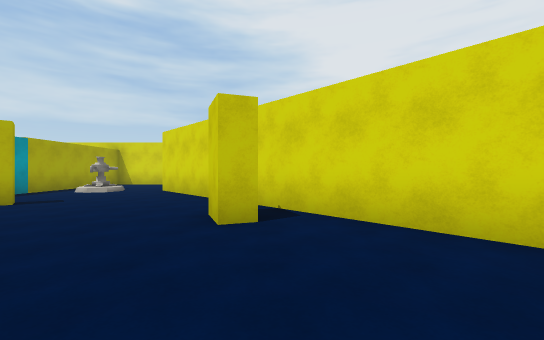
view 1 (above)

14 first-person views from a walk through a scene from a Unity 3-D project. The camera is 1.3 m above the floor, looks level and sees 90° across. The floor is counted in squares, 2 m on a side. Each view is taken from the middle of a square. On the plan, view 1 faces up. The plan holds only what a view shows up to about 9 squares ahead; the rest is blank. The place goes on beyond the plan. The player is left out. Some surface patterns are stand-ins.

view 2
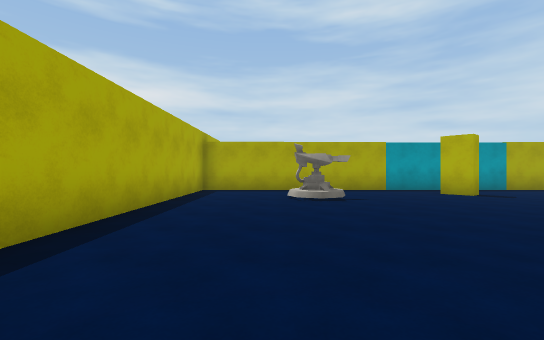

view 3
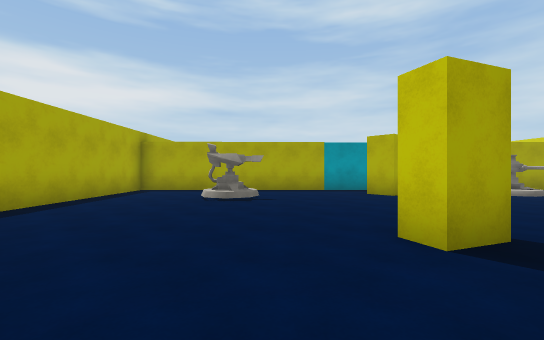

view 4
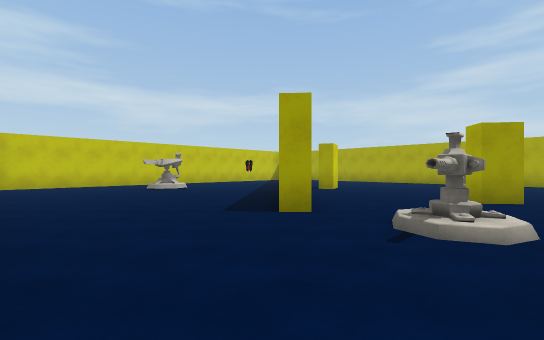

view 5
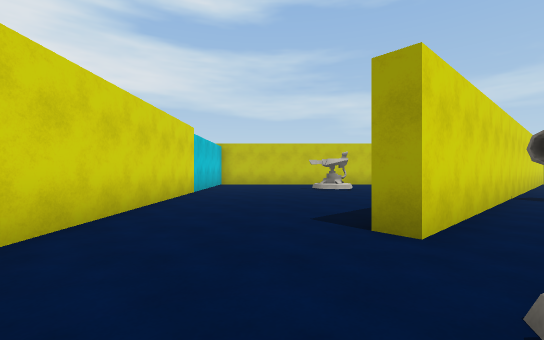

view 6
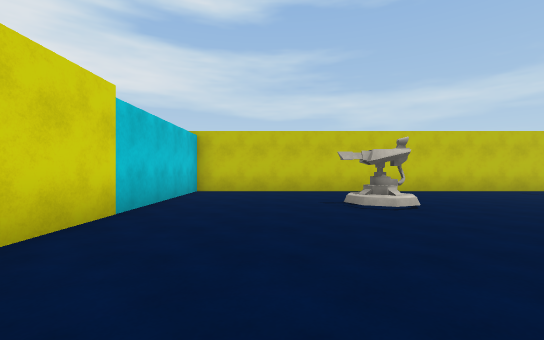

view 7
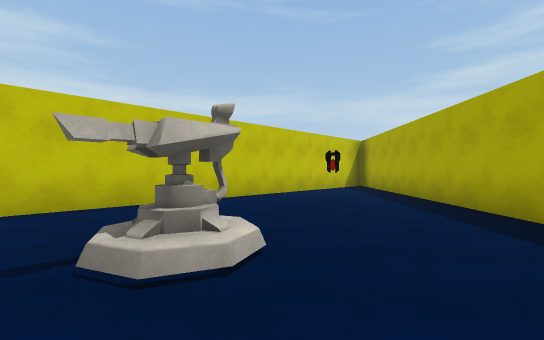

view 8
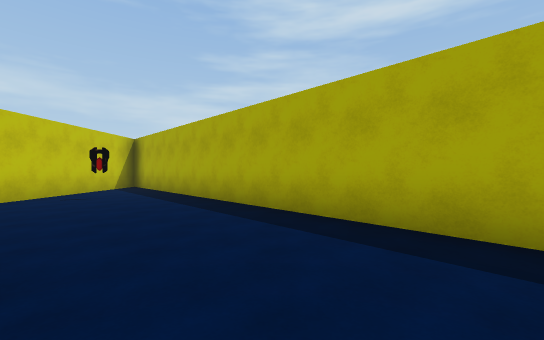

view 9
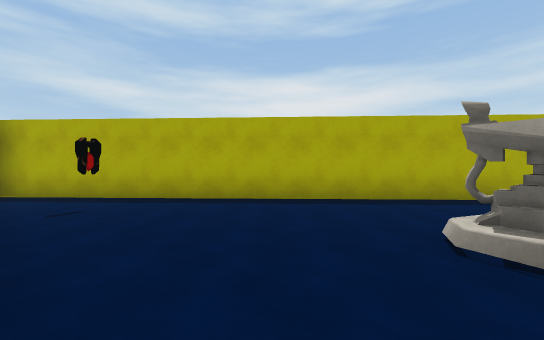

view 10
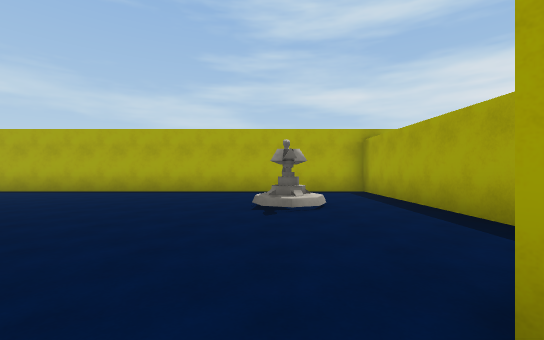

view 11
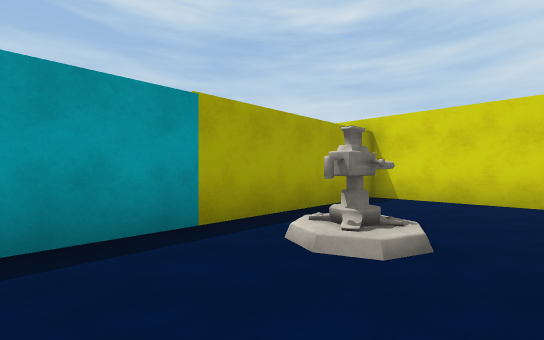

view 12
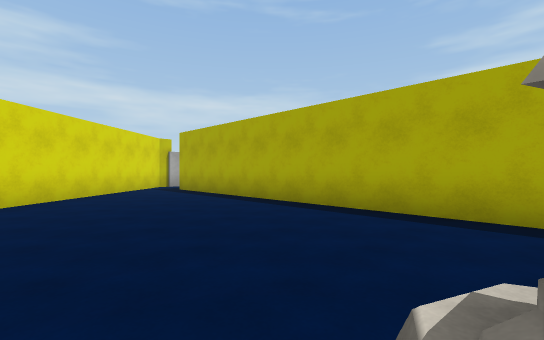

view 13
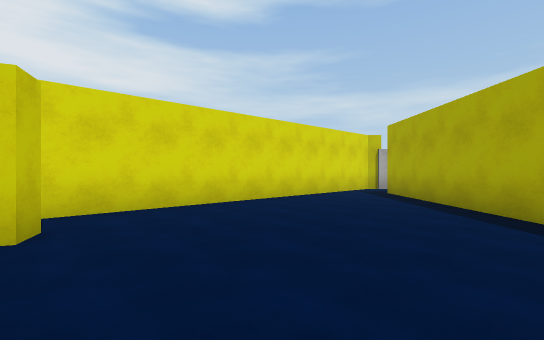

view 14
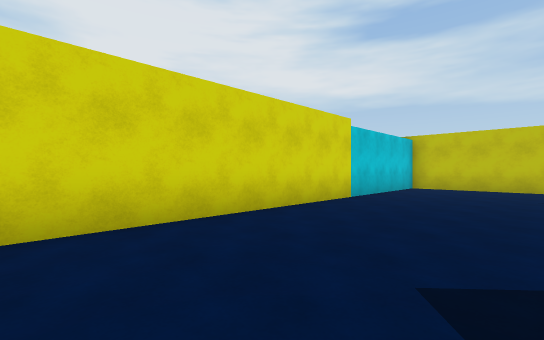

### Floor plan
Points are (right, up) in squares from view 1. A wall is a line through its corners. A room is listed if a view was taken in it or the views show most of it. See-through windows are left out.
Room 1 (views 1, 2, 3, 4, 5, 6, 7, 8, 9, 10, 11, 12, 13, 14)
walls: (-0.5, 4.3) (-0.2, 3.4) (-0.6, 3.2) (-0.9, 4); (-2.2, 7.9) (6, -1.2); (-5.8, 4.9) (-5.2, 5.4) (-4.8, 5.1) (-5.5, 4.6); (5.2, -1) (-3.5, 8.6) (-3.1, 8.9); (6.3, 0) (6.3, 12.3) (-6.9, 12.3) (-6.8, -2.2) (4.6, -2.2)
ways out: opening at (4, -2)
objects: turret (-5, 1) to (-4, 1); turret (-5, 8) to (-5, 9); turret (3, 8); other object (5, 3)

Positions as (right, up) in squares from view 1, and headings:
1: (0, 0), facing up
2: (2, 0), facing left
3: (2, 2), facing left
4: (-6, 12), facing down-right
5: (-6, 10), facing right
6: (-2, 10), facing right
7: (1, 9), facing down-right
8: (1, 9), facing down
9: (6, 8), facing down-left
10: (-4, 6), facing down
11: (-4, 6), facing up-left
12: (-4, 2), facing down-right
13: (-3, 1), facing right
14: (-4, 9), facing up-right
